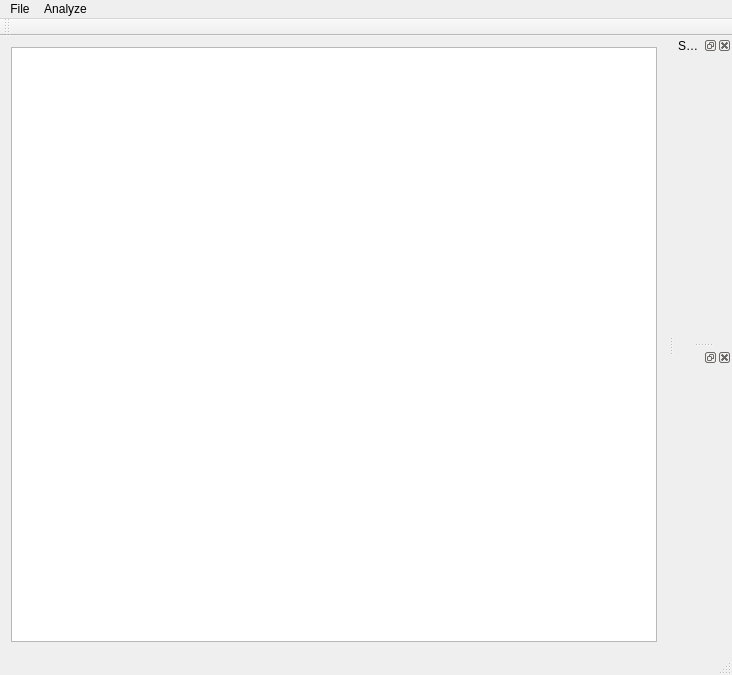
<?xml version="1.0" encoding="UTF-8"?>
<ui version="4.0">
 <class>MainWindow</class>
 <widget class="QMainWindow" name="MainWindow">
  <property name="geometry">
   <rect>
    <x>0</x>
    <y>0</y>
    <width>732</width>
    <height>675</height>
   </rect>
  </property>
  <property name="windowTitle">
   <string>MainWindow</string>
  </property>
  <widget class="QWidget" name="centralWidget">
   <layout class="QGridLayout" name="gridLayout">
    <item row="0" column="0">
     <widget class="MyView" name="_graphicsView"/>
    </item>
   </layout>
  </widget>
  <widget class="QMenuBar" name="menuBar">
   <property name="geometry">
    <rect>
     <x>0</x>
     <y>0</y>
     <width>732</width>
     <height>27</height>
    </rect>
   </property>
   <widget class="QMenu" name="menuFile">
    <property name="title">
     <string>File</string>
    </property>
    <widget class="QMenu" name="menuSave">
     <property name="title">
      <string>Save...</string>
     </property>
     <addaction name="actionSave_all"/>
     <addaction name="separator"/>
     <addaction name="actionSave_points"/>
     <addaction name="actionSave_assignement"/>
     <addaction name="actionSave_primitives"/>
    </widget>
    <addaction name="actionLoad_SVG"/>
    <addaction name="menuSave"/>
   </widget>
   <widget class="QMenu" name="menuAnalyze">
    <property name="title">
     <string>Analyze</string>
    </property>
    <addaction name="actionMerge_primitives"/>
   </widget>
   <addaction name="menuFile"/>
   <addaction name="menuAnalyze"/>
  </widget>
  <widget class="QToolBar" name="mainToolBar">
   <attribute name="toolBarArea">
    <enum>TopToolBarArea</enum>
   </attribute>
   <attribute name="toolBarBreak">
    <bool>false</bool>
   </attribute>
  </widget>
  <widget class="QStatusBar" name="statusBar"/>
  <widget class="SamplerFactory" name="_samplerDoc">
   <property name="windowTitle">
    <string>Samplers</string>
   </property>
   <attribute name="dockWidgetArea">
    <number>2</number>
   </attribute>
  </widget>
  <widget class="DisplacementFactory" name="_displacementDoc">
   <attribute name="dockWidgetArea">
    <number>2</number>
   </attribute>
  </widget>
  <action name="actionLoad_SVG">
   <property name="text">
    <string>Load SVG</string>
   </property>
   <property name="shortcut">
    <string>Ctrl+O</string>
   </property>
  </action>
  <action name="actionSave_points">
   <property name="text">
    <string>Save points</string>
   </property>
  </action>
  <action name="actionSave_assignement">
   <property name="text">
    <string>Save assignement</string>
   </property>
  </action>
  <action name="actionSave_primitives">
   <property name="text">
    <string>Save primitives</string>
   </property>
  </action>
  <action name="actionSave_all">
   <property name="text">
    <string>Save all</string>
   </property>
  </action>
  <action name="actionMerge_primitives">
   <property name="text">
    <string>Merge primitives</string>
   </property>
   <property name="iconText">
    <string>Merge primitives according global constraints</string>
   </property>
   <property name="toolTip">
    <string>Merge primitives according global constraints</string>
   </property>
  </action>
 </widget>
 <layoutdefault spacing="6" margin="11"/>
 <customwidgets>
  <customwidget>
   <class>MyView</class>
   <extends>QGraphicsView</extends>
   <header>myview.h</header>
  </customwidget>
  <customwidget>
   <class>SamplerFactory</class>
   <extends>QDockWidget</extends>
   <header>samplerfactory.h</header>
   <container>1</container>
  </customwidget>
  <customwidget>
   <class>DisplacementFactory</class>
   <extends>QDockWidget</extends>
   <header>displacementfactory.h</header>
   <container>1</container>
  </customwidget>
 </customwidgets>
 <resources/>
 <connections/>
</ui>
